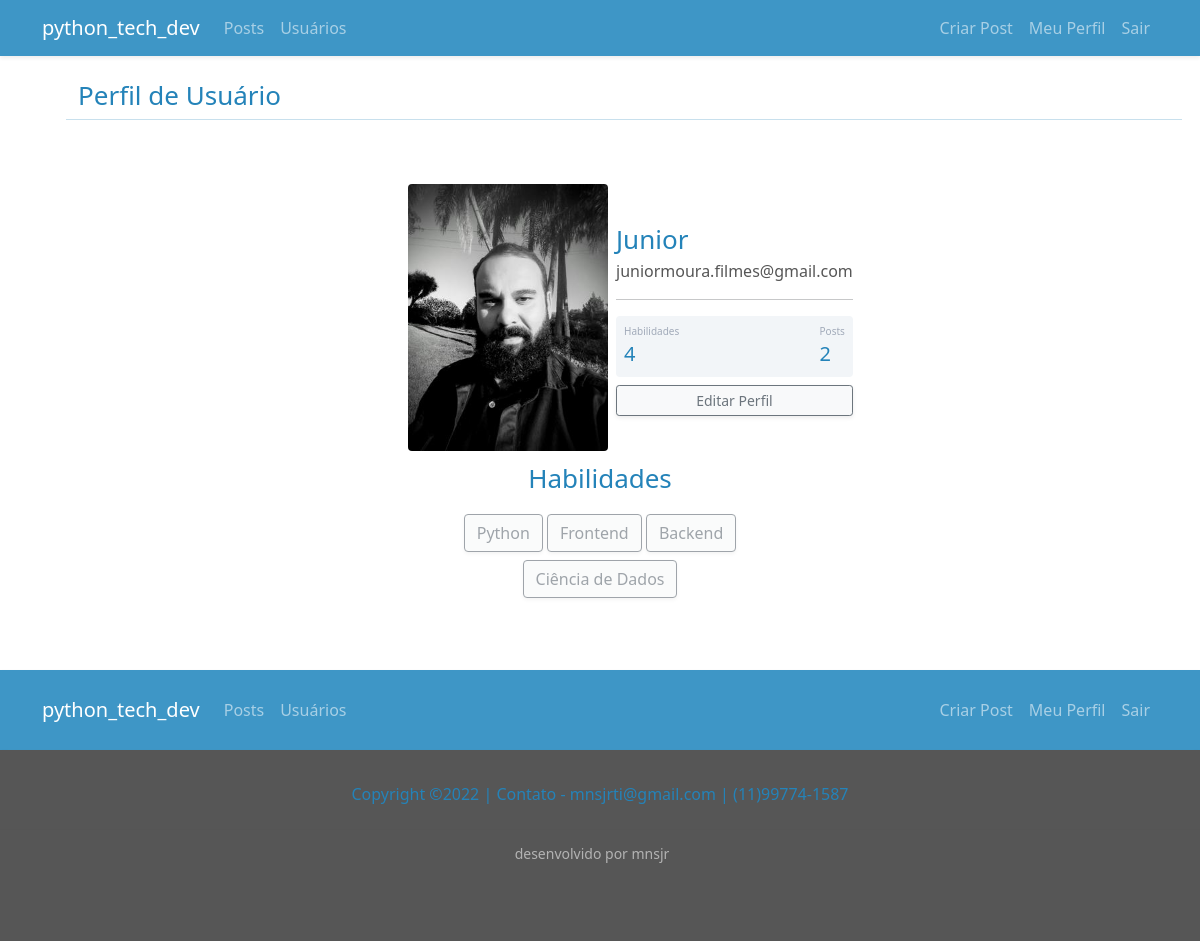
The page /perfil (signed in) on the database its author committed.
### pythontechdev/models.py (models this page shows)
class Usuario(database.Model, UserMixin):
    id = database.Column(database.Integer, primary_key=True)
    username = database.Column(database.String, nullable=False)
    email = database.Column(database.String, nullable=False, unique=True)
    senha = database.Column(database.String, nullable=False)
    foto_perfil = database.Column(database.String, default='default.jpg')
    posts = database.relationship('Post', backref='autor', lazy=True)
    habilidades = database.Column(database.String, nullable=False, default='Não Informado')
    def contar_posts(self):
        return len(self.posts)

### pythontechdev/routs.py (the view)
@app.route('/perfil')
@login_required
def perfil():
    foto_perfil = url_for('static', filename='fotos_perfil/{}'.format(current_user.foto_perfil))
    return render_template('perfil.html', foto_perfil=foto_perfil)

### pythontechdev/models.py (called while the page is built)
@login_manager.user_loader
def load_usuario(id_usuario):
    return Usuario.query.get(int(id_usuario))

### pythontechdev/templates/perfil.html (shortened to what this page needs)
{% extends 'base.html' %}
{% block body %}
    <div class="container">
        <div class="row">
            <div class="row m-4">
                <h1 class="fbgm">Perfil de Usuário</h1>
                <br>
                <hr class="fbgm">
            </div>
        </div>
    </div>
    <div class="container mt-3 d-flex justify-content-center">
            <div class="card p-2">
                <div class="d-flex align-items-center">
                    <div class="image pe-2"><img src="{{ foto_perfil }}" class="rounded" width="200"></div>
                <div class="ml-3 w-100">
                   <p class="mb-0 mt-0 fbgm">{{ current_user.username }}</p>
                   <span class="text_blue">{{ current_user.email }}</span>
                   <hr>
                   <div class="p-2 mt-2 bg-primary d-flex justify-content-between rounded text-white stats">
                       {% if 'Não Informado' in current_user.habilidades %}
                            <div class="d-flex flex-column text_blue_small">
                                <span class="articles">Techs</span>
                                <span class="number1">0</span>
                            </div>
                       {% else %}
                            <div class="d-flex flex-column text_blue_small">
                                <span class="articles">Habilidades</span>
                                <span class="number1">{{ current_user.habilidades.count(';') + 1 }}</span>
                            </div>
                        {% endif %}
                        <div class="d-flex flex-column text_blue_small">
                            <span class="rating">Posts</span>
                            <span class="number3">{{ current_user.contar_posts() }}</span>
                        </div>
                   </div>
                   <div class="button mt-2 d-flex flex-row align-items-center">
                       <a class="w-100" href="{{ url_for('editar_perfil') }}">
                           <button class="btn btn-sm btn-outline-secondary bg-light shadow-sm w-100">Editar Perfil</button>
                       </a>
                   </div>
                </div>
                </div>
            </div>
    </div>
    <div class="row justify-content-center">
        <div class="col-4" style="text-align: center">
            <legend class="fbgm">Habilidades</legend>
            {% for habilidade in current_user.habilidades.split(';') %}
                <button type="button" class="btn btn-outline-secondary bg-light shadow-sm mt-2" disabled>{{ habilidade }}</button>
            {% endfor %}
        </div>
    </div>
{% endblock %}

### pythontechdev/static/main.css (style rules this page uses)
.fbgm { font-size: 26px; color: #2483b9 }
.text_blue { font-size: 16px; color: #565656; }
.text_blue_small { font-size: 20px; color: #2483b9 }
.card { width: 400px; border: none; border-radius: 10px; background-color: #fff; }
.stats { background: #f2f5f8 !important; color: #000 !important; }
.articles { font-size:10px; color: #a1aab9; }
.number1 { font-weight:500; }
.rating { font-size:10px; color: #a1aab9; }
.number3 { font-weight:500; }

### rows shown on the page
Usuario: username "Junior", email "juniormoura.filmes@gmail.com", habilidades "4"

### other values the page prints
{{ current_user.contar_posts() }} "2"
{{ habilidade }} "Python" "Frontend" "Backend" "Ciência de Dados"
